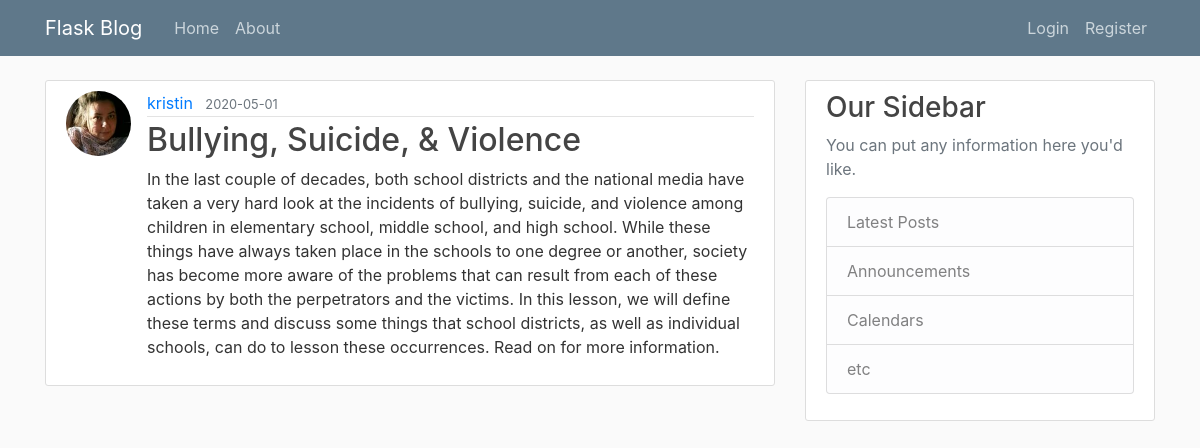
Screenshot of /post/26 with the database file from the repository.
### flask_blog/models.py (models this page shows, shortened)
class User(db.Model, UserMixin):
    id = db.Column(db.Integer, primary_key=True)
    username = db.Column(db.String(20), unique=True, nullable=False)
    email = db.Column(db.String(120), unique=True, nullable=False)
    image_file = db.Column(db.String(20), nullable=False, default='default.jpg')
    password = db.Column(db.String(60), nullable=False)
    posts = db.relationship('Post', backref='author', lazy=True)

class Post(db.Model):
    id = db.Column(db.Integer, primary_key=True)
    title = db.Column(db.String(100), nullable=False)
    date_posted = db.Column(db.DateTime, nullable=False, default=datetime.utcnow)
    content = db.Column(db.Text, nullable=False)
    user_id = db.Column(db.Integer, db.ForeignKey('user.id'), nullable=False)

### flask_blog/routes.py (the view)
@app.route("/post/<int:post_id>")
def post(post_id):
    post = Post.query.get_or_404(post_id)
    return render_template('post.html', title=post.title, post=post)

### flask_blog/templates/post.html (shortened to what this page needs)
{% extends "layout.html" %}
{% block content %}
    <article class="media content-section">
        <img class="rounded-circle article-img" src="{{ url_for('static', filename='profile_pics/' + post.author.image_file) }}">
      <div class="media-body">
        <div class="article-metadata">
          <a class="mr-2" href="#">{{ post.author.username }}</a>
          <small class="text-muted">{{ post.date_posted.strftime('%Y-%m-%d') }}</small>
        </div>
        <h2 class="article-title">{{ post.title }}</h2>
        <p class="article-content">{{ post.content }}</p>
      </div>
    </article>
{% endblock content %}

### flask_blog/static/main.css (style rules this page uses)
body { background: #fafafa; color: #333333; margin-top: 5rem; }
h1, h2, h3, h4, h5, h6 { color: #444444; }
.content-section { background: #ffffff; padding: 10px 20px; border: 1px solid #dddddd; border-radius: 3px; margin-bottom: 20px; }
.article-title { color: #444444; }
.article-content { white-space: pre-line; }
.article-img { height: 65px; width: 65px; margin-right: 16px; }
.article-metadata { padding-bottom: 1px; margin-bottom: 4px; border-bottom: 1px solid #e3e3e3 }

### rows the page displays
User: image_file (picture), author.username "kristin"
Post: date_posted "2020-05-01", title "Bullying, Suicide, & Violence", content "In the last couple of decades, both school districts and the national media have taken a very hard look at the incidents of bullying, suicide, and violence among children in elementary school, middle school, and high school. While these things have always taken place in the schools to one degree or another, society has become more aware of the problems that can result from each of these actions by both the perpetrators and the victims. In this lesson, we will define these terms and discuss some things that school districts, as well as individual schools, can do to lesson these occurrences. Read on for more information."
